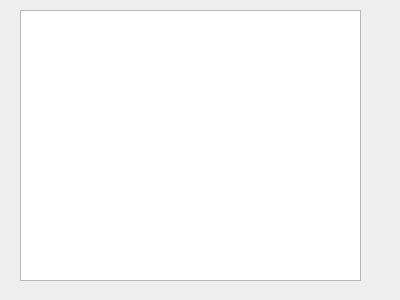
<?xml version="1.0" encoding="UTF-8"?>
<ui version="4.0">
 <class>Form</class>
 <widget class="QWidget" name="Form">
  <property name="geometry">
   <rect>
    <x>0</x>
    <y>0</y>
    <width>400</width>
    <height>300</height>
   </rect>
  </property>
  <property name="windowTitle">
   <string>Form</string>
  </property>
  <widget class="PyDMEventPlot" name="PyDMEventPlot">
   <property name="geometry">
    <rect>
     <x>20</x>
     <y>10</y>
     <width>341</width>
     <height>271</height>
    </rect>
   </property>
   <property name="toolTip">
    <string/>
   </property>
   <property name="yAxes">
    <stringlist>
     <string>{&quot;name&quot;: &quot;Axis 1&quot;, &quot;orientation&quot;: &quot;left&quot;, &quot;label&quot;: null, &quot;minRange&quot;: -1.0, &quot;maxRange&quot;: 1.0, &quot;autoRange&quot;: true, &quot;logMode&quot;: false}</string>
    </stringlist>
   </property>
   <property name="curves">
    <stringlist>
     <string>{&quot;channel&quot;: &quot;ca://MTEST:Waveform&quot;, &quot;y_idx&quot;: &quot;1&quot;, &quot;x_idx&quot;: &quot;2&quot;, &quot;name&quot;: &quot;&quot;, &quot;color&quot;: &quot;white&quot;, &quot;lineStyle&quot;: 2, &quot;lineWidth&quot;: 1, &quot;symbol&quot;: &quot;o&quot;, &quot;symbolSize&quot;: 15, &quot;yAxisName&quot;: &quot;Axis 1&quot;, &quot;barWidth&quot;: null, &quot;upperThreshold&quot;: null, &quot;lowerThreshold&quot;: null, &quot;thresholdColor&quot;: &quot;white&quot;, &quot;buffer_size&quot;: 2, &quot;bufferSizeChannelAddress&quot;: null}</string>
     <string>{&quot;channel&quot;: &quot;ca://MTEST:Waveform&quot;, &quot;y_idx&quot;: &quot;3&quot;, &quot;x_idx&quot;: &quot;3&quot;, &quot;name&quot;: &quot;&quot;, &quot;color&quot;: &quot;red&quot;, &quot;lineStyle&quot;: 2, &quot;lineWidth&quot;: 1, &quot;symbol&quot;: &quot;star&quot;, &quot;symbolSize&quot;: 15, &quot;yAxisName&quot;: &quot;Axis 1&quot;, &quot;barWidth&quot;: null, &quot;upperThreshold&quot;: null, &quot;lowerThreshold&quot;: null, &quot;thresholdColor&quot;: &quot;white&quot;, &quot;buffer_size&quot;: 2, &quot;bufferSizeChannelAddress&quot;: null}</string>
    </stringlist>
   </property>
  </widget>
 </widget>
 <customwidgets>
  <customwidget>
   <class>PyDMEventPlot</class>
   <extends>QGraphicsView</extends>
   <header>pydm.widgets.eventplot</header>
  </customwidget>
 </customwidgets>
 <resources/>
 <connections/>
</ui>
